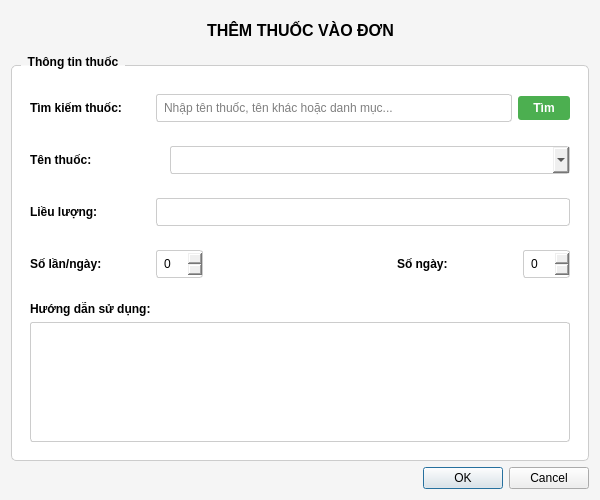
<?xml version="1.0" encoding="UTF-8"?>
<ui version="4.0">
 <class>AddMedicinePrescriptionDialog</class>
 <widget class="QDialog" name="AddMedicinePrescriptionDialog">
  <property name="geometry">
   <rect>
    <x>0</x>
    <y>0</y>
    <width>600</width>
    <height>500</height>
   </rect>
  </property>
  <property name="windowTitle">
   <string>Thêm Thuốc</string>
  </property>
  <property name="layoutDirection">
   <enum>Qt::LayoutDirection::LeftToRight</enum>
  </property>
  <property name="styleSheet">
   <string notr="true">QDialog {
    background-color: #f5f5f5;
}
QLabel {
    font-weight: bold;
    min-width: 120px;
}
QLineEdit, QTextEdit, QSpinBox, QComboBox {
    padding: 5px;
    border: 1px solid #ccc;
    border-radius: 3px;
}
QGroupBox {
    font-weight: bold;
    border: 1px solid #CCCCCC;
    border-radius: 5px;
    margin-top: 10px;
    padding-top: 10px;
    background-color: white;
    color: black;
}
QGroupBox::title {
    font: 700 10pt &quot;Arial&quot;;
    subcontrol-origin: margin;
    left: 10px;
    padding: 0 5px 0 5px;
    color: black;
}
QPushButton#btnSearchMedicine {
    background-color: #4CAF50;
    color: white;
    border: none;
    padding: 5px 15px;
    border-radius: 3px;
    font-weight: bold;
}
QPushButton#btnSearchMedicine:hover {
    background-color: #45A049;
}
/* ButtonBox - nút Cancel (màu đỏ) */
QDialogButtonBox QPushButton[text=&quot;Cancel&quot;] {
    background-color: #f44336;
    color: white;
    border: none;
    padding: 8px 20px;
    border-radius: 3px;
    font-weight: bold;
    min-width: 80px;
}
QDialogButtonBox QPushButton[text=&quot;Cancel&quot;]:hover {
    background-color: #d32f2f;
}
QDialogButtonBox QPushButton[text=&quot;Cancel&quot;]:pressed {
    background-color: #b71c1c;
}
/* ButtonBox - nút OK (màu xanh) */
QDialogButtonBox QPushButton[text=&quot;OK&quot;] {
    background-color: #4CAF50;
    color: white;
    border: none;
    padding: 8px 20px;
    border-radius: 3px;
    font-weight: bold;
    min-width: 80px;
}
QDialogButtonBox QPushButton[text=&quot;OK&quot;]:hover {
    background-color: #45A049;
}
QDialogButtonBox QPushButton[text=&quot;OK&quot;]:pressed {
    background-color: #3D8B40;
}</string>
  </property>
  <layout class="QVBoxLayout" name="verticalLayout">
   <item>
    <widget class="QWidget" name="widget" native="true">
     <layout class="QHBoxLayout" name="horizontalLayout_4">
      <item>
       <spacer name="horizontalSpacer_2">
        <property name="orientation">
         <enum>Qt::Orientation::Horizontal</enum>
        </property>
        <property name="sizeHint" stdset="0">
         <size>
          <width>179</width>
          <height>20</height>
         </size>
        </property>
       </spacer>
      </item>
      <item>
       <widget class="QLabel" name="label_6">
        <property name="font">
         <font>
          <family>Arial</family>
          <pointsize>12</pointsize>
          <bold>true</bold>
         </font>
        </property>
        <property name="text">
         <string>THÊM THUỐC VÀO ĐƠN</string>
        </property>
       </widget>
      </item>
      <item>
       <spacer name="horizontalSpacer_3">
        <property name="orientation">
         <enum>Qt::Orientation::Horizontal</enum>
        </property>
        <property name="sizeHint" stdset="0">
         <size>
          <width>179</width>
          <height>20</height>
         </size>
        </property>
       </spacer>
      </item>
     </layout>
    </widget>
   </item>
   <item>
    <widget class="QGroupBox" name="groupBox">
     <property name="title">
      <string>Thông tin thuốc</string>
     </property>
     <layout class="QVBoxLayout" name="verticalLayout_2">
      <item>
       <widget class="QWidget" name="widget_search" native="true">
        <layout class="QHBoxLayout" name="horizontalLayout_search">
         <item>
          <widget class="QLabel" name="label_search">
           <property name="text">
            <string>Tìm kiếm thuốc:</string>
           </property>
          </widget>
         </item>
         <item>
          <widget class="QLineEdit" name="txtSearchMedicine">
           <property name="placeholderText">
            <string>Nhập tên thuốc, tên khác hoặc danh mục...</string>
           </property>
          </widget>
         </item>
         <item>
          <widget class="QPushButton" name="btnSearchMedicine">
           <property name="text">
            <string>Tìm</string>
           </property>
          </widget>
         </item>
        </layout>
       </widget>
      </item>
      <item>
       <widget class="QWidget" name="widget_medicine" native="true">
        <layout class="QHBoxLayout" name="horizontalLayout" stretch="1,3">
         <item>
          <widget class="QLabel" name="label">
           <property name="text">
            <string>Tên thuốc:</string>
           </property>
          </widget>
         </item>
         <item>
          <widget class="QComboBox" name="cmbMedicine">
           <property name="editable">
            <bool>true</bool>
           </property>
          </widget>
         </item>
        </layout>
       </widget>
      </item>
      <item>
       <widget class="QWidget" name="widget_2" native="true">
        <layout class="QHBoxLayout" name="horizontalLayout_2">
         <item>
          <widget class="QLabel" name="label_2">
           <property name="text">
            <string>Liều lượng:</string>
           </property>
          </widget>
         </item>
         <item>
          <widget class="QLineEdit" name="txtDosage"/>
         </item>
        </layout>
       </widget>
      </item>
      <item>
       <widget class="QWidget" name="widget_3" native="true">
        <layout class="QHBoxLayout" name="horizontalLayout_3">
         <item>
          <widget class="QLabel" name="label_3">
           <property name="text">
            <string>Số lần/ngày:</string>
           </property>
          </widget>
         </item>
         <item>
          <widget class="QSpinBox" name="spinFrequency"/>
         </item>
         <item>
          <spacer name="horizontalSpacer">
           <property name="orientation">
            <enum>Qt::Orientation::Horizontal</enum>
           </property>
           <property name="sizeHint" stdset="0">
            <size>
             <width>40</width>
             <height>20</height>
            </size>
           </property>
          </spacer>
         </item>
         <item>
          <widget class="QLabel" name="label_4">
           <property name="text">
            <string>Số ngày:</string>
           </property>
          </widget>
         </item>
         <item>
          <widget class="QSpinBox" name="spinDuration"/>
         </item>
        </layout>
       </widget>
      </item>
      <item>
       <widget class="QWidget" name="widget_4" native="true">
        <layout class="QVBoxLayout" name="verticalLayout_3">
         <item>
          <widget class="QLabel" name="label_5">
           <property name="text">
            <string>Hướng dẫn sử dụng:</string>
           </property>
          </widget>
         </item>
         <item>
          <widget class="QTextEdit" name="txtInstruction"/>
         </item>
        </layout>
       </widget>
      </item>
     </layout>
    </widget>
   </item>
   <item>
    <widget class="QDialogButtonBox" name="buttonBox">
     <property name="orientation">
      <enum>Qt::Orientation::Horizontal</enum>
     </property>
     <property name="standardButtons">
      <set>QDialogButtonBox::StandardButton::Cancel|QDialogButtonBox::StandardButton::Ok</set>
     </property>
    </widget>
   </item>
  </layout>
 </widget>
 <resources/>
 <connections/>
</ui>
